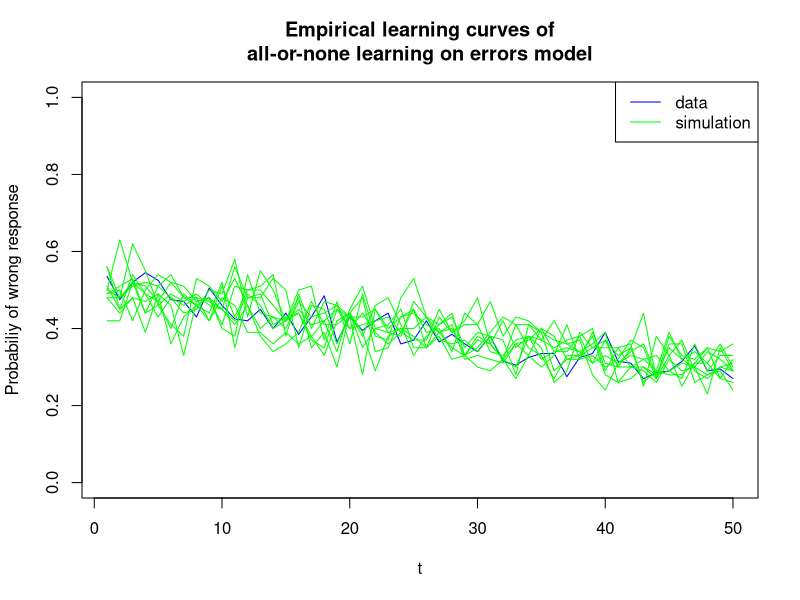

Reproduce this figure in R.
###Exercise 13: Exam Sheet###

#library for power calculations
library(expm)

#set working directory according to own folder structure
setwd("C:/Users/hgaud/OneDrive/Studium/BASIC3_AdvancedResearchTechniques/ADVANCEDRESEARCH_StochasticModelling")

#read in given data
data <- read.csv("data_AoN_learning_errors.csv", sep="", header=F)


#all-or-none learning on errors model with beta=0.02 and gamma=0.5


#state function with guessing correct=1, guessing error=2, learning=3
simulate_model <- function(beta, gamma, t) {
  initial_state_prob <- c(gamma, 1-gamma, 0)
  transition_matrix <- matrix(c(gamma, 1-gamma, 0, (1-beta)*gamma, (1-beta)*(1-gamma), beta, 0, 0, 1), nrow = 3, byrow = TRUE)
  states <- c(0)*t 
  states[1] <- sample(1:3, 1, prob=initial_state_prob) #sample initial state according to initial state probabilities
  for (i in 2:t) { #sample following states according to transition probabilities
    states[i] <- sample(1:3, 1, prob=transition_matrix[states[i-1], ])
  }
  return(states)
}

#response function with error=0, correct=1
simulate_response <- function(states) {
  responses <- c(0)*length(states)
  for (i in 1:length(states)) {
    if (states[i]==2) {
      responses[i] <- 0
    }
    else {
      responses[i] <- 1
    }
  }
  return(responses)
}


#function to calculate empirical learning curve from simulated data
#(mean of wrong responses per time step)
emp_learning_curve <- function(N, t, beta, gamma) {
  resulting_response <- matrix(nrow=N, ncol=t)
  for (i in 1:N) { #perform simulations of state sequence and respective responses
    resulting_response[i,] <- simulate_response(simulate_model(beta, gamma, t)) 
  }
  return(1-colMeans(resulting_response)) #return mean of wrong responses per column 
}

#plot empirical learning curve of data 
t <- seq(1, dim(data)[2])
plot(t, 1-colMeans(data), type="l",ylim=c(0,1),col="blue", main = "Empirical learning curves of\nall-or-none learning on errors model",
     ylab = "Probabiliy of wrong response" )

#simulate 10 empirical learning curves with N=100, t=50 and add to plot
for(i in 1:10) {
  lines(emp_learning_curve(100, 50, 0.02, 0.5), col="green")
}
legend("topright", c("data", "simulation"), col=c("blue","green"), lty=c(1,1))


#time step at which learning state is reached with >99% 

#version 1: by trial and error
pow = function(x, n) Reduce(`%*%`, replicate(n, x, simplify = FALSE)) #function to compute power of a matrix
state_prob1 <- function(beta, gamma, t) { #probability to be in learning state at time t
  #create transition matrix with given parameters
  initial_states <- c(gamma, 1-gamma, 0)
  transition_matrix <- matrix(c(gamma, 1-gamma, 0, (1-beta)*gamma, (1-beta)*(1-gamma), beta, 0, 0, 1), nrow = 3, byrow = TRUE)
  tm_power <- pow(transition_matrix, t-1)
  #probability to be in L: multiply initial states by column L, put to the power of t-1
  prob <- (initial_states[1]*tm_power[1,3] + initial_states[2]*tm_power[2,3] + initial_states[3]*tm_power[3,3])
  return(prob)
}

state_prob1(0.02, 0.5, 461) #n found by trial and error
print("The learning state is reached with >99% probability at this number of time steps: 461")

#version 2: using package expm for power calculation
learning_state_prob <- function(beta, gamma, prob_learning) {
  t <- 1                                                                 
  prob <- 0 
  transition_matrix <- matrix(c(gamma, 1-gamma, 0, (1-beta)*gamma, (1-beta)*(1-gamma), beta, 0, 0, 1), nrow = 3, byrow = TRUE)
  while (prob < prob_learning) {                                                           
    tm_power <- transition_matrix %^% (t-1) #m-step transition matrix according to current time step
    prob <- gamma*tm_power[1,3] + gamma*tm_power[2,3] #current probability to be in learning state according to m-step transition matrix
    t <- t + 1
  }
  return(list(t, prob)) #list to return multiple values
}

print(paste("In time step", learning_state_prob(0.02, 0.5, 0.99)[1], ", the learning state is reached with a probability of", learning_state_prob(0.02, 0.5, 0.99)[2], "."))


#trajectory probability
trajectory_prob <- function(trajectory, beta, gamma) {
  initial_state_prob <- c(gamma, 1-gamma, 0)
  transition_matrix <- matrix(c(gamma, 1-gamma, 0, (1-beta)*gamma, (1-beta)*(1-gamma), beta, 0, 0, 1), nrow = 3, byrow = TRUE)
  prob <- c(0)*length(trajectory)
  if (trajectory[1]==1) { #probability of first state according to given probability of initial states
    prob[1] <- initial_state_prob[1]
  } else if (trajectory[1]==2) {
    prob[1] <- initial_state_prob[2]
  } else if (trajectory[1]==3) {
    prob[1] <- initial_state_prob[3]
  }
  for (i in 2:length(trajectory)) {  #probabilities of following states according to entries in transition matrix
    if (trajectory[i]==1) {
      prob[i] <- transition_matrix[trajectory[i-1], 1]
    } else if (trajectory[i]==2) {
      prob[i] <- transition_matrix[trajectory[i-1], 2]
    } else if (trajectory[i]==3) {
      prob[i] <- transition_matrix[trajectory[i-1], 3]
    }
  }
  return(prod(prob)) #return product of individual probabilities
}

print(paste("Probability to observe given sequence: ", trajectory_prob(c(1,1,1,2,2,2,2,3,3), 0.02, 0.5)))
